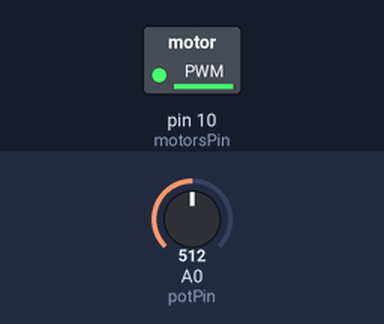
Bench run of a sketch on a simulated Arduino Uno, built with avr-gcc and run on an emulated ATmega328P. Shown: switched loads named in the sketch (green lamp = pin HIGH). Inputs (shaded band) come from the test bench; at power-on: A0 (potPin) = 512. What the sketch prints to the serial monitor is not drawn.

Above: at 1.2 s.
1.3 s: A0 (potPin) set to 0
Timing chart, 0 to 4.3 s (numbered marks = the images above; inputs shaded):
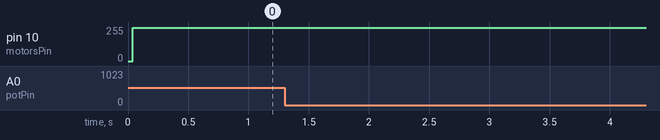

The sketch:

single_side_controller.ino
```cpp
#include <Wire.h>
#include <SPI.h>

/*   Single side controller
Objective:
- Enable simultaneous control of two Kelly controllers and motors
- Leave room for implementing joystick and regular FR control methods on Kelly side

Setup:
- Using 5V Arduino pro micro (Program as Leonardo. There is no LED pin)
  - Pro micro info page: https://learn.sparkfun.com/tutorials/pro-micro--fio-v3-hookup-guide/all
- Using mcp4251 SPI dual digital pot (tutorial: http://matthewcmcmillan.blogspot.com/2014/03/arduino-using-digital-potentiometers.html)
 - program writes same value to both pots
-I2C
  - Keep available in case do Hall sensor control input
  - on Pro Micro pin 2 is SDA, pin 3 is SCL
- Additional connections:
  - Kelly controller 'meter' inputs
  - brakes output (feeds into opto. do parallel to direct switch input)
  - Fwd/Rev outputs (feeds into opto. do parallel to direct switch input)
*/

const int motorsPin = 10;//Chip Select for digital pot controlling motors
const int meterPinA = 9;//reserved for future implementation - don't forget to level shift
const int meterPinB = 8;
const int revPin = 5;
const int fwdPin = 6;
const int brakesPin = 7;
const int potPin = A0;

//SPI pins - don't actually need these declarations - left over from teensy code
const int mcp4251_SCK = 15;
const int mcp4251_MOSI = 16; //to SDI pin
const int mcp4251_MISO = 14; //to SDO pin


const int potMin = 168;
const int potMax = 1022;

int potVal = 0;
int mcpVal;

uint16_t cmdWord = 0;

/* Using Teensy 3.5
 *
 * mcp4251 datasheet: https://ww1.microchip.com/downloads/en/DeviceDoc/22060b.pdf
 */

 void setup()
{
  Serial.begin(115200);
  //delay(1000); // On Teensy, want to have serial monitor already open. Need delay because Teensy is usb based, not serial

  pinMode (potPin, INPUT);
  pinMode (motorsPin, OUTPUT);

  digitalWrite(motorsPin, HIGH);// chip select is active low

  SPI.begin();
  //teensy code below commented out
  //SPI.setMOSI(mcp4251_MOSI);
  //SPI.setSCK(mcp4251_SCK);
  //SPI.setMISO(mcp4251_MISO);

  Serial.println("starting");
}

void loop(){

  potVal = analogRead(potPin);
  mcpVal = map(potVal, potMin, potMax, 0, 256);
  Serial.print(potVal);Serial.print(" - ");Serial.println(mcpVal);
  drive(uint16_t(mcpVal));
  delay(1);


}

void drive(uint16_t val){
  //Write drive val to both outputs in digital pot
  constrain (val, 0, 256); //257 possible values
  digitalWrite(motorsPin, LOW);
  //write to address 0
  //write command is 00 so we don't need to do anything fancy)
  SPI.transfer16(val);
  digitalWrite(motorsPin, HIGH);

  //write to address 1
  digitalWrite(motorsPin, LOW);
  bitSet(val, 12);
  SPI.transfer16(val);
  digitalWrite(motorsPin, HIGH);

}

/*if (abs(potVal-lastPotVal) > 2){
    Serial.println(potVal);
  }
  */
```
